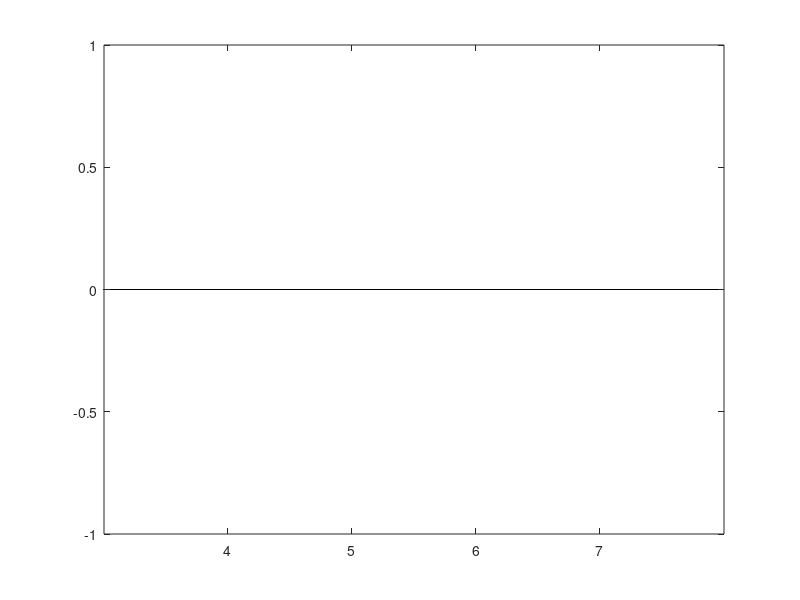

MATLAB code for this plot: (Note: this script raises an error after producing the figure.)
clear; close all; clc
textSize = 16;
linewid = 1;


% MI 8 16 32 64
% SI 8 16 32 64
% MO 8 16 32 64
% SO 8 16 32 64
% kleImpBMR = [
%     0 0 0 1-0.9997558594; 
%     0 0 0 1-0.9998604911; 
%     0 0 0 1-0.9994303385; 
%     0 0 0 1-0.9996744792
%     ];
kleImpBMR = [
    0 0 0 0; 
    0 0 0 0;
    0 0 0 0; 
    0 0 0 0; 
    ];

epi = [4, 5, 6, 7];

figure(2)
bar(epi, kleImpBMR(1:4,:)', 'grouped')
hold on
ax = gca;
ax.YAxis.FontSize = 13;
ax.XAxis.FontSize = 13;
ax.YAxis.FontWeight = 'bold';
ax.XAxis.FontWeight = 'bold';
xticklabels({'32', '64','128','256'})
% ylim([0 0.0015])
ylim([0 0.0035])
legend('Mobile Indoor','Stationary Indoor', 'Mobile Outdoor', 'Stationary Outdoor', 'FontSize',textSize, 'FontWeight','bold', 'Location','northeast')
xlabel('# of Episodes', 'FontSize', 15, 'FontWeight','bold')
ylabel('BMR (%)', 'FontSize',15, 'FontWeight','bold')

for i=1:length(kleImpBMR)
    text(epi(i)-0.3,kleImpBMR(1,i),strcat(num2str(kleImpBMR(1,i), '%.2g')," /"), 'FontWeight','bold', 'HorizontalAlignment', 'center', 'VerticalAlignment', 'bottom')
    text(epi(i)-0.1,kleImpBMR(2,i),strcat(num2str(kleImpBMR(2,i), '%.2g')," /"), 'FontWeight','bold', 'HorizontalAlignment', 'center', 'VerticalAlignment', 'bottom')
    text(epi(i)+0.1,kleImpBMR(3,i),strcat(num2str(kleImpBMR(3,i), '%.2g')," /"), 'FontWeight','bold', 'HorizontalAlignment', 'center', 'VerticalAlignment', 'bottom')
    text(epi(i)+0.3,kleImpBMR(4,i),num2str(kleImpBMR(4,i), '%.2g'), 'FontWeight','bold', 'HorizontalAlignment', 'center', 'VerticalAlignment', 'bottom')
end

print('kleImpBMRa','-depsc')
